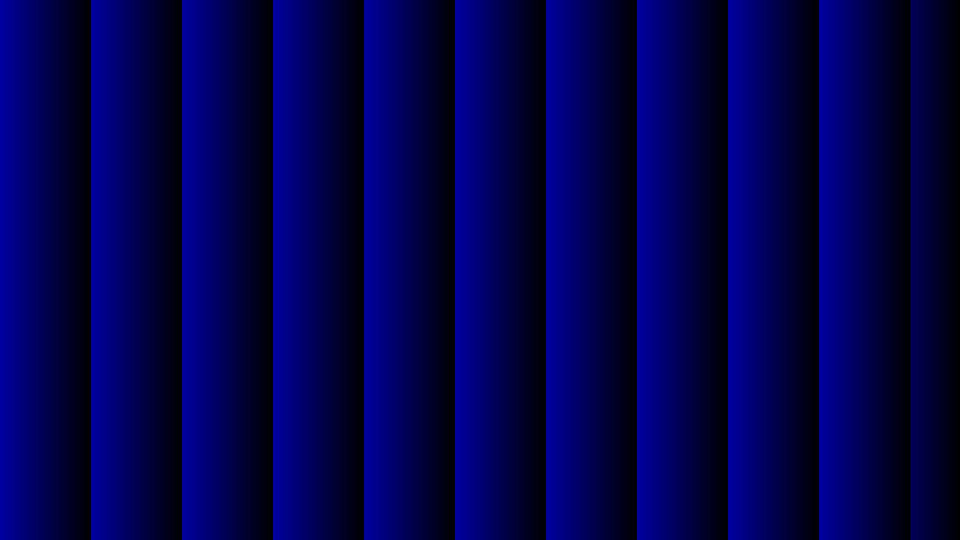
#> input picture B(blazed)_p182.jpg, 1920 x 1080 px, given in place of GrayR_bl2_bi_tri_p200.png, which was not available (shown at 1/2 size)
$ python Merge_RB_gray.py
#> lines starting #> are read from the running program, lines starting #| are printed output that depends on the picture; pictures that were not available may be replaced by others from this repository, and a replacement may not be noted
# -*- coding: utf-8 -*-
"""
Created on Wed Feb 14 11:28:11 2024

@author: SG
"""

from PIL import Image
import numpy as np
import matplotlib.pyplot as plt

im_rh=plt.imread("C:/Users/Laboratorio/MakeHologram/tri_blue is center/GrayR_bl2_bi_tri_p200.png")
#> im_rh is the input picture: shape (1080, 1920, 3); mean R, G, B 0.3, 0.4, 78.1

im_gh=plt.imread("C:/Users/Laboratorio/MakeHologram/GrayG_bl2_tri_p300.png")
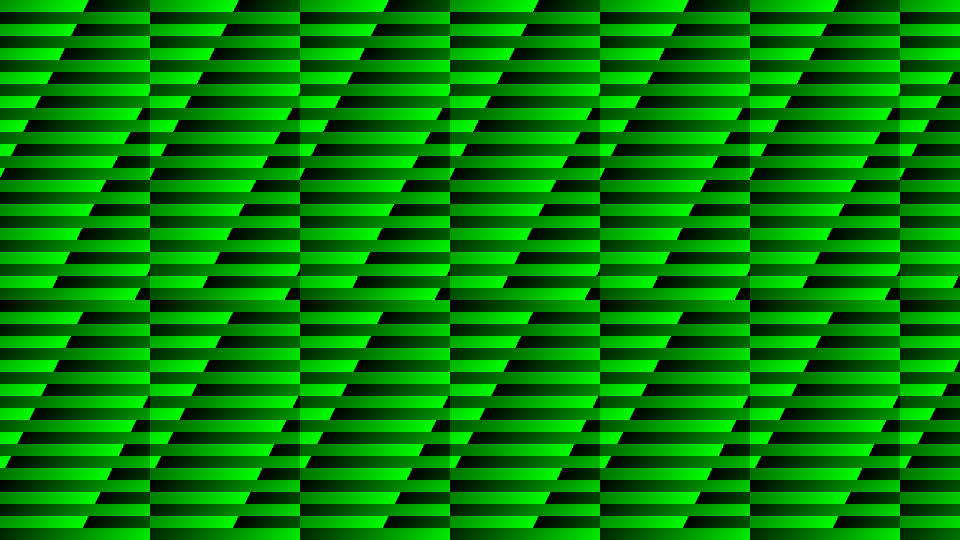
#> input picture GrayG_bl2_tri_p300.png, 1920 x 1080 px, found by its file name (shown at 1/2 size)
#> im_gh is the input picture: shape (1080, 1920, 3) float32; mean R, G, B 0, 0.498, 0
im_bh=plt.imread("C:/Users/Laboratorio/MakeHologram/tri/B_tri_112(V)_p48.png")
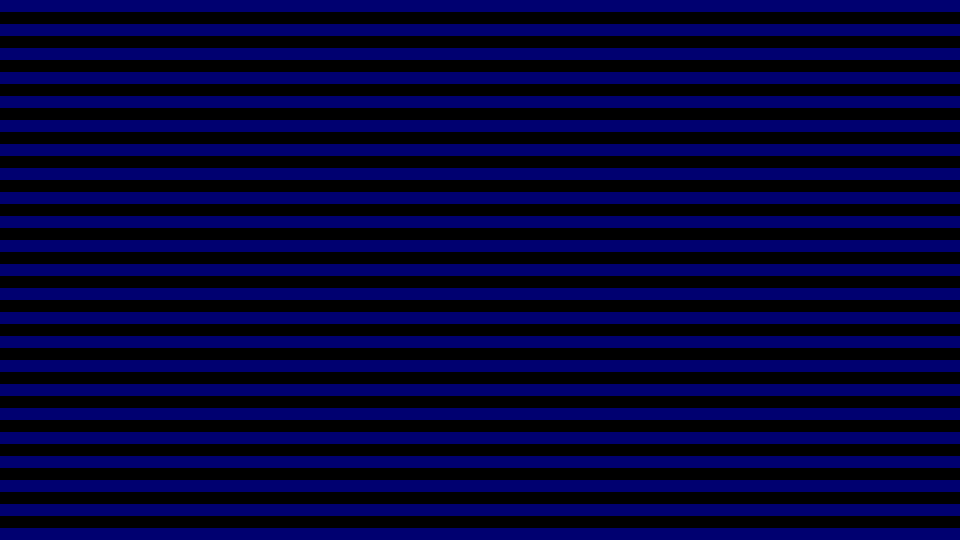
#> input picture GrayScript/B_tri_112(V)_p48.png, 1920 x 1080 px, found by its file name (shown at 1/2 size)
#> im_bh is the input picture: shape (1080, 1920, 3) float32; mean R, G, B 0, 0, 0.224

im_rh_array = np.array(im_rh)*255
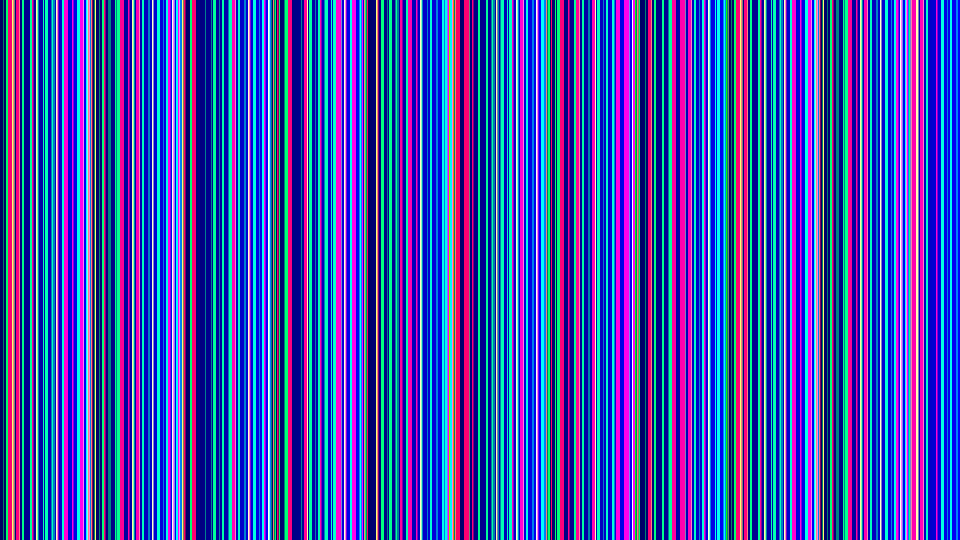
#> im_rh_array: shape (1080, 1920, 3) (shown at 1/2 size); mean R, G, B 66.2, 77.1, 175.8
im_gh_array = np.array(im_gh)*255
im_bh_array = np.array(im_bh)*255

im_m = np.zeros_like(im_rh_array)
im_m[:,:,0]=im_rh_array[:,:,0]
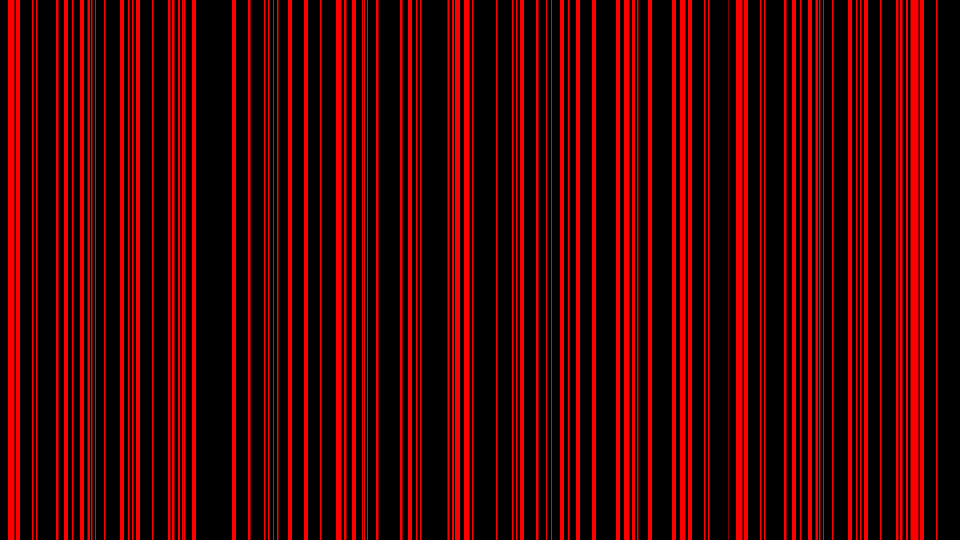
#> im_m: shape (1080, 1920, 3) (shown at 1/2 size); mean R, G, B 66.2, 0, 0
im_m[:,:,1]=im_gh_array[:,:,1]
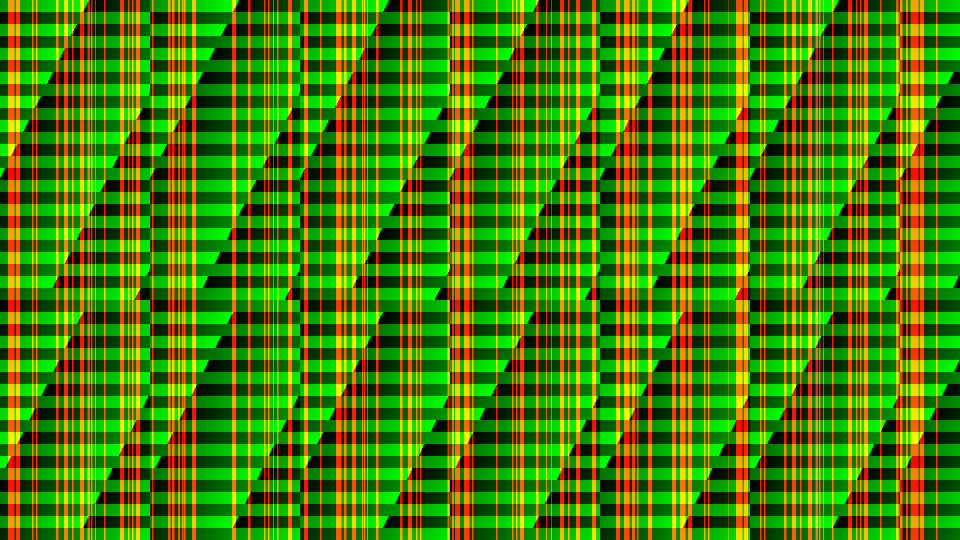
#> im_m: shape (1080, 1920, 3) (shown at 1/2 size); mean R, G, B 66.2, 126.9, 0
im_m[:,:,2]=im_bh_array[:,:,2]
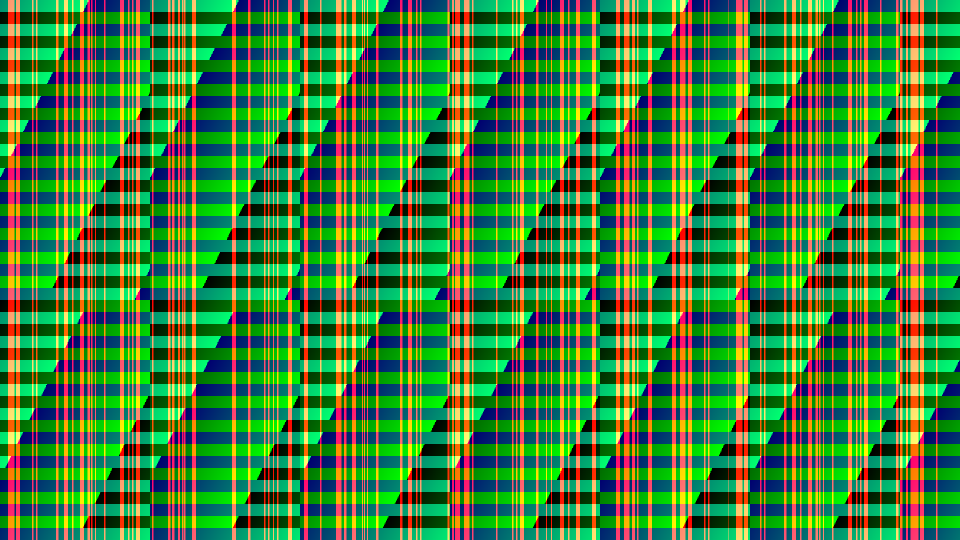
#> im_m: shape (1080, 1920, 3) (shown at 1/2 size); mean R, G, B 66.2, 126.9, 57.2
im_m=np.mod(im_m,255) #!!!!!!!!!!!
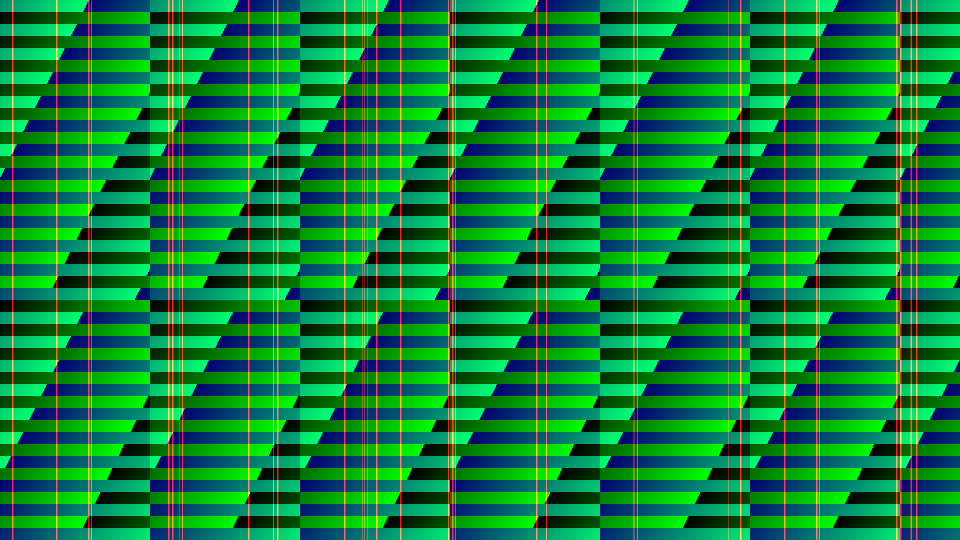
#> im_m: shape (1080, 1920, 3) (shown at 1/2 size); mean R, G, B 10.5, 126.9, 57.2
# im_check_h=im_rh_array[:,:,0]*255
# im_check_v=im_bh_array[:,:,0]*255
im_int=im_m.astype(int)

im_new_array = np.zeros_like(im_rh_array)
im_new_array = im_int
im_new_array = im_new_array.astype(np.uint8)

im_new = Image.fromarray(im_new_array)
im_new.save('gray_bl2_tri_SeperateNew.png')

im_new.show()
